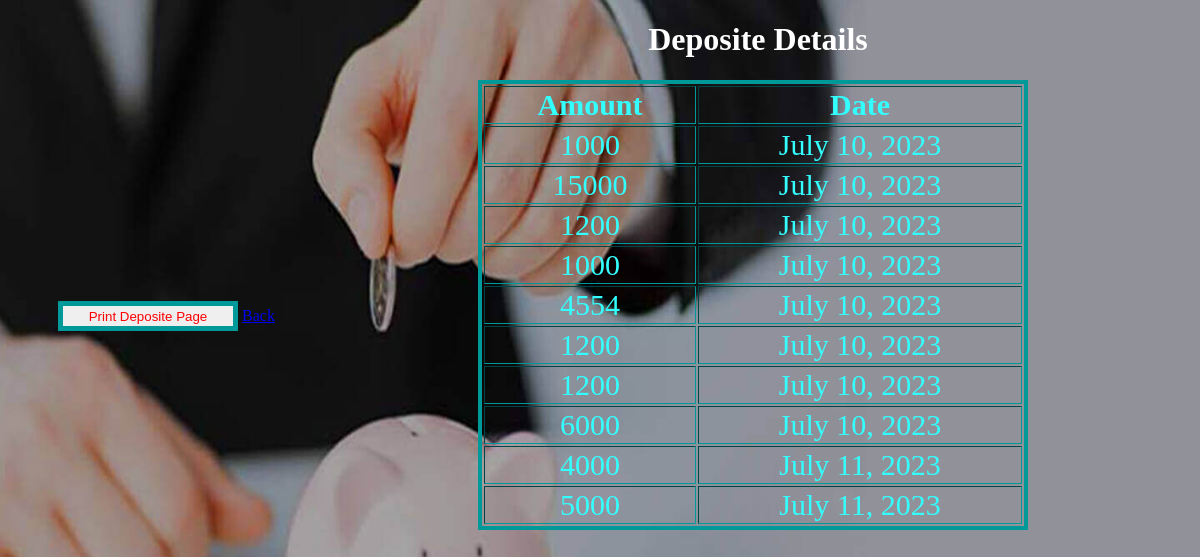
Page /bankapp/depodisplay/ (signed in) on the committed database.
### bankapp/models.py (models this page shows)
class addamountmodel(models.Model):
    uid=models.IntegerField()
    amount=models.IntegerField()
    date=models.DateField(auto_now_add=True)

### bankapp/views.py (the view)
# urls.py: path('depodisplay/',depositeminidis),
def depositeminidis(request):
    x=addamountmodel.objects.all()
    id=request.session['id']
    return render(request,'depositeministmtdisplay.html',{'x':x,'id':id})

### bankapp/templates/depositeministmtdisplay.html (shortened to what this page needs)
<!DOCTYPE html>
{% load static %}
<html lang="en">
<head>
</head>
<body id="body">
  <div class="divd" id="data">
     <table border="2px">
         <h1>Deposite Details</h1>
         <th><label>Amount</label></th>
             <th><label>Date</label></th>
        {% for i in x %}
         {% if i.uid == id %}
        <tr>
            <td>{{i.amount}}</td>
            <td>{{i.date}}</td>
        </tr>
         {% endif %}
         {% endfor %}
    </table>
</div>
<button onclick="myfunction()">Print Deposite Page</button>
<a href="http://127.0.0.1:8000/bankapp/profilepage/" class="btn btn-primary">Back</a><br>
</body>
</html>

### rows in the picture
addamountmodel: amount "1000", date "July 10, 2023"
addamountmodel: amount "15000", date "July 10, 2023"
addamountmodel: amount "1200", date "July 10, 2023"
addamountmodel: amount "1000", date "July 10, 2023"
addamountmodel: amount "4554", date "July 10, 2023"
addamountmodel: amount "1200", date "July 10, 2023"
addamountmodel: amount "1200", date "July 10, 2023"
addamountmodel: amount "6000", date "July 10, 2023"
addamountmodel: amount "4000", date "July 11, 2023"
addamountmodel: amount "5000", date "July 11, 2023"
